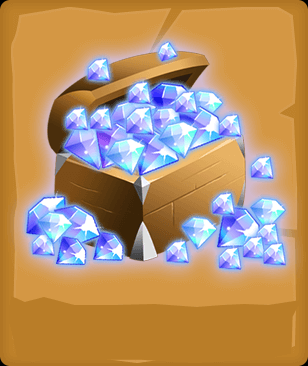

Rendered tile map (Tiled .tmx) drawn with the repository's tilesets; below, a short description and the full map source, tile grids included:
An orthogonal 1x1 tile map with 308x366 px tiles, 1 tile layer (Tile Layer 1) and 29 objects.

<map version="2017.05.26" orientation="orthogonal" renderorder="right-down" width="1" height="1" tilewidth="308" tileheight="366" nextobjectid="40">
 <tileset firstgid="1" name="diamond_board5" tilewidth="308" tileheight="366" tilecount="1" columns="1">
  <image source="diamond_board5.png" width="308" height="366" />
 </tileset>
 <layer name="Tile Layer 1" width="1" height="1">
  <data encoding="csv">
1
</data>
 </layer>
 <objectgroup name="Twinkle">
  <object id="11" x="100.5" y="65.5" width="1" height="1" />
  <object id="12" x="165.833" y="47.5" width="1" height="1" />
  <object id="13" x="78.1667" y="113.833" width="1" height="1" />
  <object id="14" x="132.5" y="148.5" width="1" height="1" />
  <object id="15" x="162.167" y="152.833" width="1" height="1" />
  <object id="16" x="184.833" y="131.5" width="1" height="1" />
  <object id="17" x="209.833" y="127.167" width="1" height="1" />
  <object id="18" x="232" y="122" width="1" height="1" />
  <object id="19" x="211.5" y="102" width="1" height="1" />
  <object id="20" x="187" y="99" width="1" height="1" />
  <object id="21" x="140.5" y="89.5" width="1" height="1" />
  <object id="22" x="102.5" y="115" width="1" height="1" />
  <object id="23" x="141.5" y="116.5" width="1" height="1" />
  <object id="24" x="171.5" y="117.5" width="1" height="1" />
  <object id="25" x="52" y="205.5" width="1" height="1" />
  <object id="26" x="84.5" y="227.5" width="1" height="1" />
  <object id="27" x="77.5" y="255" width="1" height="1" />
  <object id="28" x="61.5" y="223.5" width="1" height="1" />
  <object id="29" x="114.5" y="250.5" width="1" height="1" />
  <object id="30" x="179" y="248.5" width="1" height="1" />
  <object id="31" x="205.5" y="227.5" width="1" height="1" />
  <object id="32" x="246" y="233.5" width="1" height="1" />
  <object id="33" x="232.5" y="253.5" width="1" height="1" />
  <object id="34" x="255" y="243" width="1" height="1" />
  <object id="35" x="275.5" y="249" width="1" height="1" />
  <object id="36" x="275.5" y="210" width="1" height="1" />
  <object id="37" x="263" y="163" width="1" height="1" />
  <object id="38" x="224.5" y="200.5" width="1" height="1" />
  <object id="39" x="269" y="231" width="1" height="1" />
 </objectgroup>
</map>
